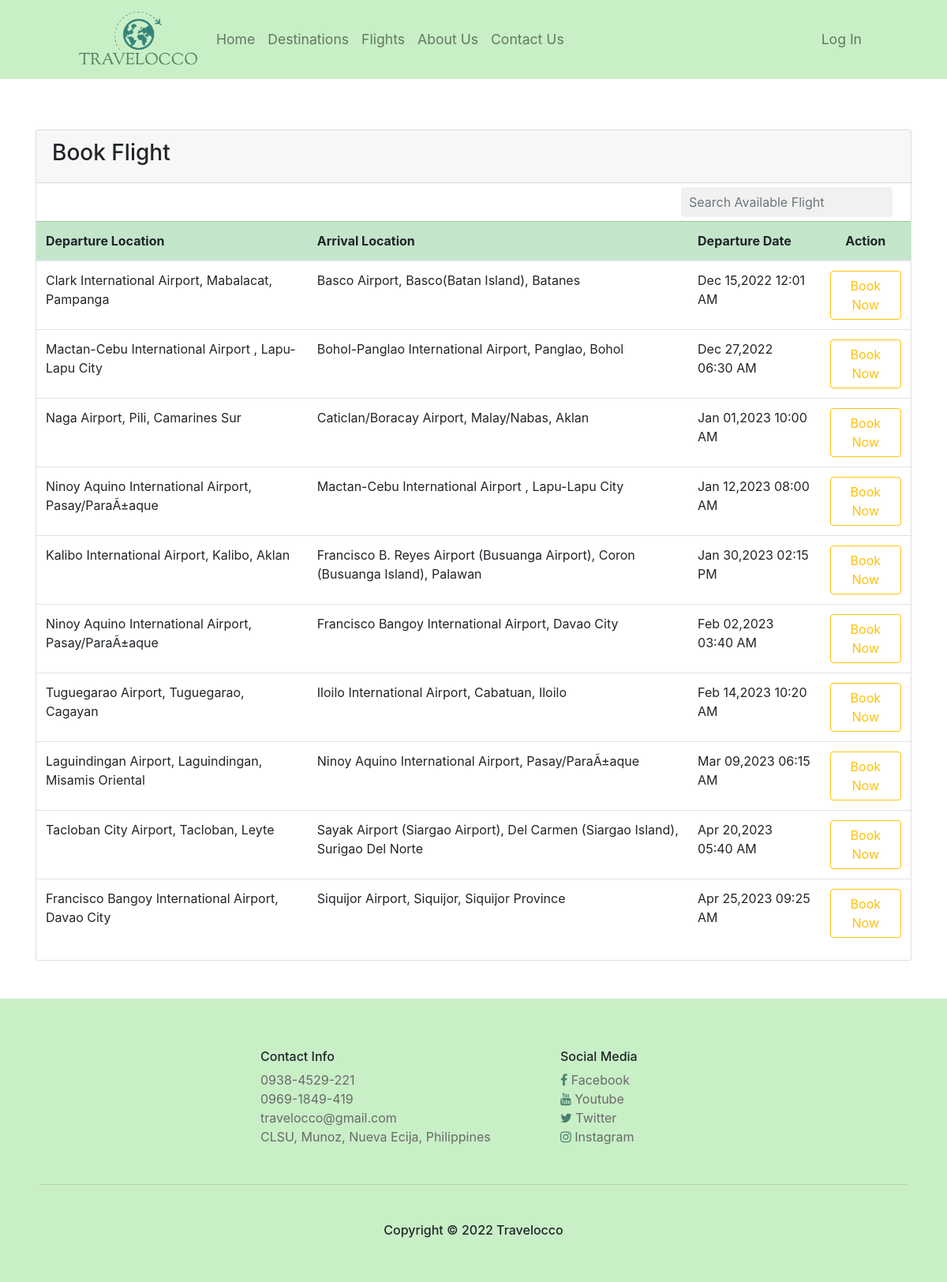
The page /index.php?page=flights on the database its author committed.
### tables this page shows
CREATE TABLE `flights` (
  `flight_ID` int(50) NOT NULL,
  `airline_ID` int(50) NOT NULL,
  `plane_no` varchar(50) NOT NULL,
  `departure_airport_ID` int(50) NOT NULL,
  `arrival_airport_ID` int(50) NOT NULL,
  `departure_datetime` datetime NOT NULL,
  `arrival_datetime` datetime NOT NULL,
  `seats` int(50) NOT NULL DEFAULT 0,
  `price` float NOT NULL,
  `date_created` datetime NOT NULL DEFAULT current_timestamp()
);

### crud_book.php (the view, shortened to what this page needs)
<?php
    class Crud{
        public $db_host = "localhost";
        public $db_user = "root";
        public $db_pass = "";
        public $db_name = "travelocco";
        public function conn(){
            $conn = mysqli_connect($this->db_host, $this->db_user, $this->db_pass, $this->db_name);
            if($conn->connect_error){
                echo "Cannot connect to database.".$conn->connect_error;
            }else {
                return $conn;
            }
        }
        public function displayAll(){
            $conn = $this->conn();
            $airport = "SELECT * FROM airport";
            $res = $conn->query($airport);
            while($fetch = $res->fetch_assoc()){
                $aname[$fetch['airport_ID']] = ucwords($fetch['name'].', '.$fetch['location']);
            }
            $sql = "SELECT * FROM flights
                    JOIN airlines ON flights.airline_ID=airlines.airline_ID
                    JOIN airport ON flights.departure_airport_ID = airport.airport_ID
                    ORDER BY date_created ASC";
            $result = $conn->query($sql);
            if($result){
                if($result->num_rows> 0){
                    while($fetch = $result->fetch_assoc()){
                        echo "<tr>
                                <td>" . $aname[$fetch['departure_airport_ID']] . "</td>
                                <td>" . $aname[$fetch['arrival_airport_ID']] . "</td>
                                <td>" . date('M d,Y h:i A',strtotime($fetch['departure_datetime']))  . "
                                <td>
                                    <form method='POST'><center>
                                        <button class='btn btn-outline-warning' data-toggle='modal' type='button' data-target='#book_modal" .$fetch ["flight_ID"] . "'><span class='glyphicon glyphicon-edit'></span>Book Now</button>
                                    </form>
                                </td>
                            </tr>";
                            include 'book_modal.php';
                    }
                }else{
                    echo "No Records Found!";
                }
            }else{
                echo "Query Error!";
            }
        }
    }

### header.php (shortened to what this page needs)
<?php
require 'function.php';
?>
<!doctype html>
<html lang="en">
  <head>
    <link rel="stylesheet" href="css/styles1.css">
    <link rel="stylesheet" href="https://stackpath.bootstrapcdn.com/bootstrap/4.3.1/css/bootstrap.min.css">
    <link href="https://stackpath.bootstrapcdn.com/font-awesome/4.7.0/css/font-awesome.min.css" rel="stylesheet">
  </head>
  <body>
  <nav class="navbar navbar-expand-md navbar-light" style="background-color: #C9EFC7; padding: 10px 100px 10px 100px">
    <a class="navbar-brand" href="index.php"><img src="images/logo/logo-solo1.png" alt="Travelocco logo" style="width: 150px"></a>
    <div class="collapse navbar-collapse" id="collapsibleNavId" style="font-size: 110%;">
        <ul class="navbar-nav mr-auto mt-2 mt-lg-0">
            <li class="nav-item">
                <a class="nav-link" href="index.php?page=home">Home</a>
            </li>
            <li class="nav-item">
                <a class="nav-link" href="index.php?page=home#destination">Destinations</a>
            </li>
            <li class="nav-item">
                <a class="nav-link" href="index.php?page=flights">Flights</a>
            </li>
            <li class="nav-item">
                <a class="nav-link" href="index.php?page=about">About Us</a>
            </li>
            <li class="nav-item">
                <a class="nav-link" href="#contactus">Contact Us</a>
            </li>
        </ul>
        <ul class="navbar-nav">
            <?php
                if(isset($_SESSION["id"])){
                    $id = $_SESSION["id"];
                    $user = mysqli_fetch_assoc(mysqli_query($conn, "SELECT * FROM useraccounts WHERE user_ID = $id"));
                    echo "<li class='nav-item'>
                            <a href='logout.php' class='nav-link'>" . $user['user_name'] . " <i class='fa fa-power-off'></i></a>
                          </li>";
                }
                else{
            ?>
            <li class="nav-item">
                <a class="nav-link" href="login.php">Log In</a>
            </li>
            <?php
                }
            ?>
        </ul>
    </div>
  </nav>

### index.php (shortened to what this page needs)
<?php
include ("header.php");
?>
<section style="min-height: 450px;">
    <?php
        $page = isset($_GET['page']) ?$_GET['page'] : "home";
        include $page.'.php';
    ?>
</section>
<?php
include ("footer.php");
?>

### flights.php (shortened to what this page needs)
<?php
    include 'crud_book.php';
    $obj = new Crud;
    extract($_POST);
 ?>
<div class="container">
        <div class="card mt-3">
            <div class="card-header col-auto">
                <h3 class="float-left">Book Flight</h3>
            </div>
            <div class="row mr-2">
                <div class="col"></div>
                    <div class="col-auto">
                        <div>
                            <input type="text" name="search" id="search" class="form-control" placeholder="Search Available Flight">
                        </div>
                    </div>
                </div>
            <form method="POST">
                <div class="table-responsive">
                    <table class="table" id="book">
                        <thead class="table-success">
                            <tr>
                                <th>Departure Location</th>
                                <th>Arrival Location</th>
                                <th>Departure Date</th>
                                <th class="text-center">Action</th>
                            </tr>
                        </thead>
                        <?php
                            $obj->displayAll();
                        ?>

### book_modal.php (shortened to what this page needs)
<div class="modal-content">
            <div class="modal-footer">
        </form>
    </div>
</div>

### footer.php (shortened to what this page needs)
<section id="contactus">
<footer style="background-color: #C9EFC7;">
    <div class="container">
        <div class="row mt-3">
            <div class="col-md-3"></div>
            <div class="col-md-4">
                <h6>Contact Info</h6>
                    <ul class="navbar-nav">
                        <li style="color: dimgray;">0938-4529-221</li>
                        <li style="color: dimgray;">0969-1849-419</li>
                        <li><a href="#" style="color: dimgray;">travelocco@gmail.com</a></li>
                        <li><a target = '_blank' href="https://goo.gl/maps/Nxw1rUUAF65bWBVk6" style="color: dimgray;">CLSU, Munoz, Nueva Ecija, Philippines</a></li>
                    </ul>
            </div>
            <div class="col-md-4">
                <h6>Social Media</h6>
                    <ul class="navbar-nav">
                        <li>
                            <span><i class="fa fa-facebook" style="color: #46806f"></i></span>
                            <a target = '_blank' href="https://www.facebook.com/profile.php?id=100087477081840" style="color: dimgray;">Facebook</a>
                        </li>
                        <li>
                            <span><i class="fa fa-youtube" style="color: #46806f"></i></span>
                            <a target = '_blank' href="https://www.youtube.com/@traveloccoph" style="color: dimgray;">Youtube</a>
                        </li>
                        <li>
                            <span><i class="fa fa-twitter" style="color: #46806f"></i></span>
                            <a target = '_blank' href="https://twitter.com/TraveloccoP" style="color: dimgray;">Twitter</a>
                        </li>
                        <li>
                            <span><i class="fa fa-instagram" style="color: #46806f"></i></span>
                            <a target = '_blank' href="https://www.instagram.com/traveloccoph/" style="color: dimgray;">Instagram</a>
                        </li>
                    </ul>
            </div>
        </div>
    </div>
    <hr style="margin: 0 50px 0 50px">
    <div class="container">
        <center>
        <h6>Copyright © 2022 Travelocco</h6>
        </center>
    </div>
</footer>
</section>
  </body>
</html>

### css/styles1.css (style rules this page uses)
* { box-sizing: border-box }
.container { padding: 3rem; }
textarea,input[type=text], input[type=password],input[type=tel],input[type=email] { width: 100%; padding: 10px; margin: 5px 0 5px 0; display: inline-block; border: none; background: #f1f1f1; }
hr { border: 1px solid #f1f1f1; margin-bottom: 25px; }
a { color: dodgerblue; }

### rows shown on the page
flights: departure_airport_ID "Clark International Airport, Mabalacat, Pampanga", arrival_airport_ID "Basco Airport, Basco(Batan Island), Batanes", departure_datetime "Dec 15,2022 12:01 AM"
flights: departure_airport_ID "Mactan-Cebu International Airport , Lapu-Lapu City", arrival_airport_ID "Bohol-Panglao International Airport, Panglao, Bohol", departure_datetime "Dec 27,2022 06:30 AM"
flights: departure_airport_ID "Naga Airport, Pili, Camarines Sur", arrival_airport_ID "Caticlan/Boracay Airport, Malay/Nabas, Aklan", departure_datetime "Jan 01,2023 10:00 AM"
flights: departure_airport_ID "Ninoy Aquino International Airport, Pasay/ParaÃ±aque", arrival_airport_ID "Mactan-Cebu International Airport , Lapu-Lapu City", departure_datetime "Jan 12,2023 08:00 AM"
flights: departure_airport_ID "Kalibo International Airport, Kalibo, Aklan", arrival_airport_ID "Francisco B. Reyes Airport (Busuanga Airport), Coron (Busuanga Island), Palawan", departure_datetime "Jan 30,2023 02:15 PM"
flights: departure_airport_ID "Ninoy Aquino International Airport, Pasay/ParaÃ±aque", arrival_airport_ID "Francisco Bangoy International Airport, Davao City", departure_datetime "Feb 02,2023 03:40 AM"
flights: departure_airport_ID "Tuguegarao Airport, Tuguegarao, Cagayan", arrival_airport_ID "Iloilo International Airport, Cabatuan, Iloilo", departure_datetime "Feb 14,2023 10:20 AM"
flights: departure_airport_ID "Laguindingan Airport, Laguindingan, Misamis Oriental", arrival_airport_ID "Ninoy Aquino International Airport, Pasay/ParaÃ±aque", departure_datetime "Mar 09,2023 06:15 AM"
flights: departure_airport_ID "Tacloban City Airport, Tacloban, Leyte", arrival_airport_ID "Sayak Airport (Siargao Airport), Del Carmen (Siargao Island), Surigao Del Norte", departure_datetime "Apr 20,2023 05:40 AM"
flights: departure_airport_ID "Francisco Bangoy International Airport, Davao City", arrival_airport_ID "Siquijor Airport, Siquijor, Siquijor Province", departure_datetime "Apr 25,2023 09:25 AM"
